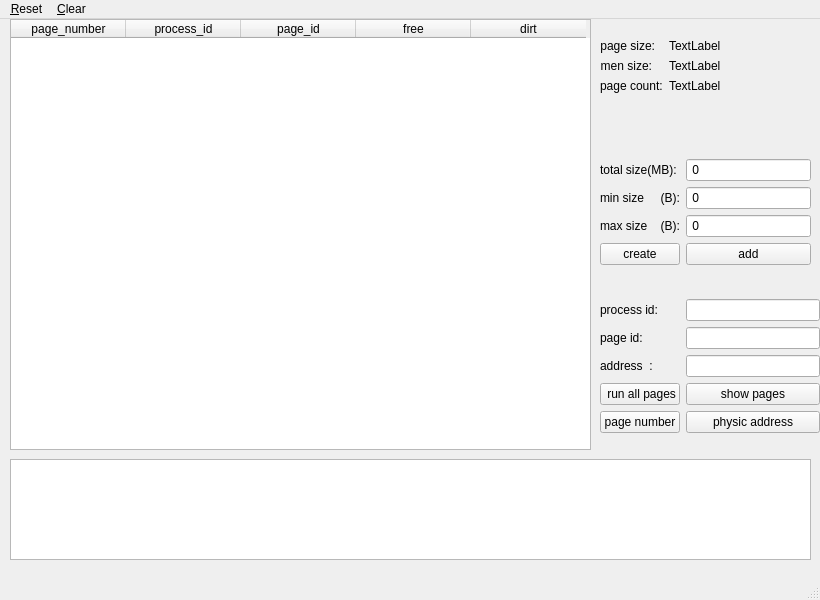
<?xml version="1.0" encoding="UTF-8"?>
<ui version="4.0">
 <class>MainWindow</class>
 <widget class="QMainWindow" name="MainWindow">
  <property name="geometry">
   <rect>
    <x>0</x>
    <y>0</y>
    <width>820</width>
    <height>600</height>
   </rect>
  </property>
  <property name="sizePolicy">
   <sizepolicy hsizetype="Preferred" vsizetype="Preferred">
    <horstretch>0</horstretch>
    <verstretch>0</verstretch>
   </sizepolicy>
  </property>
  <property name="windowTitle">
   <string>MainWindow</string>
  </property>
  <widget class="QWidget" name="centralwidget">
   <widget class="QTableWidget" name="page_view">
    <property name="geometry">
     <rect>
      <x>10</x>
      <y>0</y>
      <width>581</width>
      <height>431</height>
     </rect>
    </property>
    <property name="frameShape">
     <enum>QFrame::StyledPanel</enum>
    </property>
    <property name="sizeAdjustPolicy">
     <enum>QAbstractScrollArea::AdjustIgnored</enum>
    </property>
    <property name="editTriggers">
     <set>QAbstractItemView::NoEditTriggers</set>
    </property>
    <property name="rowCount">
     <number>0</number>
    </property>
    <property name="columnCount">
     <number>5</number>
    </property>
    <attribute name="horizontalHeaderCascadingSectionResizes">
     <bool>true</bool>
    </attribute>
    <attribute name="horizontalHeaderMinimumSectionSize">
     <number>40</number>
    </attribute>
    <attribute name="horizontalHeaderDefaultSectionSize">
     <number>115</number>
    </attribute>
    <attribute name="horizontalHeaderHighlightSections">
     <bool>false</bool>
    </attribute>
    <attribute name="horizontalHeaderShowSortIndicator" stdset="0">
     <bool>true</bool>
    </attribute>
    <attribute name="horizontalHeaderStretchLastSection">
     <bool>false</bool>
    </attribute>
    <attribute name="verticalHeaderVisible">
     <bool>false</bool>
    </attribute>
    <attribute name="verticalHeaderCascadingSectionResizes">
     <bool>true</bool>
    </attribute>
    <column>
     <property name="text">
      <string>page_number</string>
     </property>
    </column>
    <column>
     <property name="text">
      <string>process_id</string>
     </property>
    </column>
    <column>
     <property name="text">
      <string>page_id</string>
     </property>
    </column>
    <column>
     <property name="text">
      <string>free</string>
     </property>
    </column>
    <column>
     <property name="text">
      <string>dirt</string>
     </property>
    </column>
   </widget>
   <widget class="QWidget" name="formLayoutWidget">
    <property name="geometry">
     <rect>
      <x>600</x>
      <y>140</y>
      <width>211</width>
      <height>121</height>
     </rect>
    </property>
    <layout class="QFormLayout" name="random_create">
     <item row="0" column="1">
      <widget class="QLineEdit" name="random_total_size">
       <property name="inputMask">
        <string>D000</string>
       </property>
       <property name="text">
        <string>0</string>
       </property>
      </widget>
     </item>
     <item row="1" column="0">
      <widget class="QLabel" name="label_8">
       <property name="text">
        <string>min size     (B):</string>
       </property>
      </widget>
     </item>
     <item row="2" column="0">
      <widget class="QLabel" name="label_9">
       <property name="text">
        <string>max size    (B):</string>
       </property>
      </widget>
     </item>
     <item row="2" column="1">
      <widget class="QLineEdit" name="random_max_size">
       <property name="inputMask">
        <string>D0000000000</string>
       </property>
       <property name="text">
        <string>0</string>
       </property>
      </widget>
     </item>
     <item row="3" column="0">
      <widget class="QPushButton" name="random_create_button">
       <property name="text">
        <string>create</string>
       </property>
      </widget>
     </item>
     <item row="3" column="1">
      <widget class="QPushButton" name="random_add_button">
       <property name="text">
        <string>add</string>
       </property>
      </widget>
     </item>
     <item row="0" column="0">
      <widget class="QLabel" name="label_7">
       <property name="text">
        <string>total size(MB):</string>
       </property>
      </widget>
     </item>
     <item row="1" column="1">
      <widget class="QLineEdit" name="random_min_size">
       <property name="inputMask">
        <string>D0000000000</string>
       </property>
       <property name="text">
        <string>0</string>
       </property>
      </widget>
     </item>
    </layout>
   </widget>
   <widget class="QWidget" name="formLayoutWidget_2">
    <property name="geometry">
     <rect>
      <x>600</x>
      <y>20</y>
      <width>211</width>
      <height>101</height>
     </rect>
    </property>
    <layout class="QFormLayout" name="info_form">
     <property name="fieldGrowthPolicy">
      <enum>QFormLayout::AllNonFixedFieldsGrow</enum>
     </property>
     <item row="0" column="0">
      <widget class="QLabel" name="label">
       <property name="text">
        <string>page size:</string>
       </property>
       <property name="alignment">
        <set>Qt::AlignRight|Qt::AlignTrailing|Qt::AlignVCenter</set>
       </property>
      </widget>
     </item>
     <item row="0" column="1">
      <widget class="QLabel" name="page_size_label">
       <property name="text">
        <string>TextLabel</string>
       </property>
       <property name="textFormat">
        <enum>Qt::AutoText</enum>
       </property>
      </widget>
     </item>
     <item row="1" column="0">
      <widget class="QLabel" name="label_3">
       <property name="text">
        <string>men size:</string>
       </property>
       <property name="alignment">
        <set>Qt::AlignRight|Qt::AlignTrailing|Qt::AlignVCenter</set>
       </property>
      </widget>
     </item>
     <item row="2" column="0">
      <widget class="QLabel" name="label_4">
       <property name="text">
        <string>page count:</string>
       </property>
      </widget>
     </item>
     <item row="1" column="1">
      <widget class="QLabel" name="men_size_label">
       <property name="text">
        <string>TextLabel</string>
       </property>
      </widget>
     </item>
     <item row="2" column="1">
      <widget class="QLabel" name="page_count_label">
       <property name="text">
        <string>TextLabel</string>
       </property>
      </widget>
     </item>
    </layout>
   </widget>
   <widget class="QWidget" name="formLayoutWidget_3">
    <property name="geometry">
     <rect>
      <x>600</x>
      <y>280</y>
      <width>220</width>
      <height>151</height>
     </rect>
    </property>
    <layout class="QFormLayout" name="process_layout">
     <item row="0" column="0">
      <widget class="QLabel" name="label_10">
       <property name="text">
        <string>process id:</string>
       </property>
      </widget>
     </item>
     <item row="0" column="1">
      <widget class="QLineEdit" name="process_id">
       <property name="inputMask">
        <string>00000</string>
       </property>
      </widget>
     </item>
     <item row="1" column="0">
      <widget class="QLabel" name="label_2">
       <property name="text">
        <string>page id:</string>
       </property>
      </widget>
     </item>
     <item row="1" column="1">
      <widget class="QLineEdit" name="page_id">
       <property name="inputMask">
        <string>00000</string>
       </property>
      </widget>
     </item>
     <item row="2" column="0">
      <widget class="QLabel" name="label_5">
       <property name="text">
        <string>address  :</string>
       </property>
      </widget>
     </item>
     <item row="2" column="1">
      <widget class="QLineEdit" name="address">
       <property name="inputMask">
        <string>00000</string>
       </property>
      </widget>
     </item>
     <item row="3" column="1">
      <widget class="QPushButton" name="process_show">
       <property name="text">
        <string>show pages</string>
       </property>
      </widget>
     </item>
     <item row="4" column="0">
      <widget class="QPushButton" name="page_number_button">
       <property name="text">
        <string>page number</string>
       </property>
      </widget>
     </item>
     <item row="4" column="1">
      <widget class="QPushButton" name="physic_address_button">
       <property name="text">
        <string>physic address</string>
       </property>
      </widget>
     </item>
     <item row="3" column="0">
      <widget class="QPushButton" name="process_run">
       <property name="text">
        <string> run all pages</string>
       </property>
      </widget>
     </item>
    </layout>
   </widget>
   <widget class="QTextBrowser" name="logWidget">
    <property name="geometry">
     <rect>
      <x>10</x>
      <y>440</y>
      <width>801</width>
      <height>101</height>
     </rect>
    </property>
   </widget>
  </widget>
  <widget class="QMenuBar" name="menubar">
   <property name="geometry">
    <rect>
     <x>0</x>
     <y>0</y>
     <width>820</width>
     <height>28</height>
    </rect>
   </property>
   <widget class="QMenu" name="menu_config">
    <property name="title">
     <string>&amp;Reset</string>
    </property>
    <addaction name="actionconfig"/>
   </widget>
   <widget class="QMenu" name="menu_Clear">
    <property name="title">
     <string>&amp;Clear</string>
    </property>
    <addaction name="actionclear"/>
   </widget>
   <addaction name="menu_config"/>
   <addaction name="menu_Clear"/>
  </widget>
  <widget class="QStatusBar" name="statusbar"/>
  <action name="actionReset">
   <property name="text">
    <string>Reset</string>
   </property>
  </action>
  <action name="actionconfig">
   <property name="text">
    <string>config</string>
   </property>
  </action>
  <action name="actionclear">
   <property name="text">
    <string>clear</string>
   </property>
  </action>
 </widget>
 <resources/>
 <connections/>
</ui>
